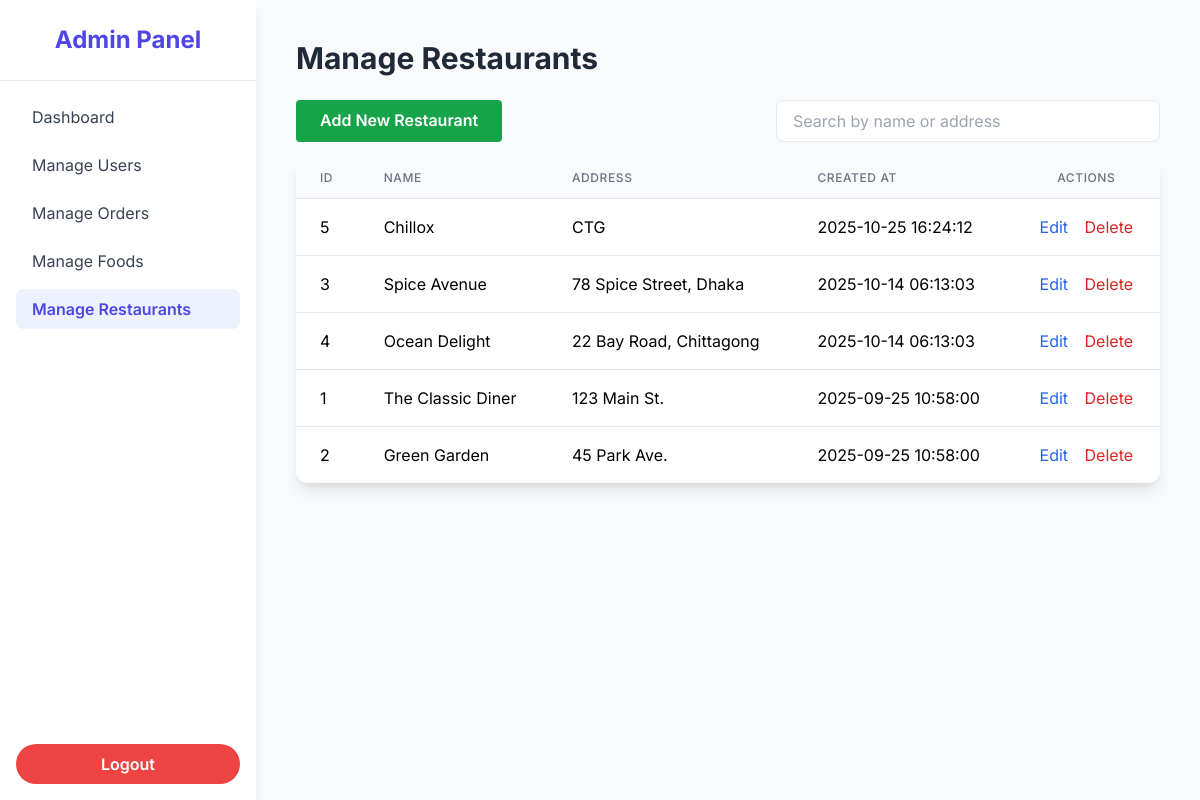
/admin/manage_restaurants.php (signed in), run on the app's committed database.
### tables this page shows
CREATE TABLE `restaurants` (
  `id` int(11) NOT NULL,
  `name` varchar(255) NOT NULL,
  `description` text DEFAULT NULL,
  `address` varchar(255) DEFAULT NULL,
  `created_at` timestamp NOT NULL DEFAULT current_timestamp(),
  `image` varchar(255) DEFAULT NULL,
  `image_url` varchar(500) DEFAULT NULL
);

### admin/manage_restaurants.php (the view, shortened to what this page needs)
<?php
require_once __DIR__ . '/../includes/config.php';
$restaurants = $conn->query("SELECT * FROM restaurants ORDER BY created_at DESC");
?>
<!DOCTYPE html>
<html lang="en">
<head>
    <script src="https://cdn.tailwindcss.com"></script>
</head>
<body class="bg-gray-50 min-h-screen flex">
    <aside class="bg-white shadow-lg w-64 flex-shrink-0 hidden md:flex flex-col">
        <div class="p-6 border-b border-gray-200">
            <h2 class="text-2xl font-bold text-indigo-600 text-center">Admin Panel</h2>
        </div>
        <nav class="flex-1 p-4 space-y-2">
            <a href="dashboard.php" class="block px-4 py-2 rounded-lg hover:bg-gray-100 text-gray-700">Dashboard</a>
            <a href="manage_users.php" class="block px-4 py-2 rounded-lg hover:bg-gray-100 text-gray-700">Manage
                Users</a>
            <a href="manage_orders.php" class="block px-4 py-2 rounded-lg hover:bg-gray-100 text-gray-700">Manage
                Orders</a>
            <a href="manage_foods.php" class="block px-4 py-2 rounded-lg hover:bg-gray-100 text-gray-700">Manage
                Foods</a>
            <a href="manage_restaurants.php"
                class="block px-4 py-2 rounded-lg bg-indigo-50 text-indigo-600 font-semibold hover:bg-indigo-100">Manage
                Restaurants</a>
        </nav>
        <div class="p-4">
            <a href="logout.php"
                class="w-full block bg-red-500 hover:bg-red-600 text-white text-center py-2 rounded-full font-semibold transition-all">Logout</a>
        </div>
    </aside>
    <div class="flex-1 flex flex-col">
        <main class="flex-1 p-6 md:p-10">
            <h1 class="text-3xl font-bold text-gray-800 mb-6">Manage Restaurants</h1>
            <div class="flex flex-col sm:flex-row justify-between mb-4 gap-4">
                <a href="add_restaurant.php"
                    class="px-6 py-2 bg-green-600 hover:bg-green-700 text-white rounded font-semibold">Add New
                    Restaurant</a>
                <input type="text" id="search" placeholder="Search by name or address"
                    class="flex-1 max-w-sm px-4 py-2 border rounded-lg focus:outline-none focus:ring-2 focus:ring-indigo-500">
            </div>
            <div class="overflow-x-auto bg-white shadow-lg rounded-xl">
                <table class="min-w-full divide-y divide-gray-200">
                    <thead class="bg-gray-50">
                        <tr>
                            <th class="px-6 py-3 text-left text-xs font-medium text-gray-500 uppercase tracking-wider">
                                ID</th>
                            <th class="px-6 py-3 text-left text-xs font-medium text-gray-500 uppercase tracking-wider">
                                Name</th>
                            <th class="px-6 py-3 text-left text-xs font-medium text-gray-500 uppercase tracking-wider">
                                Address</th>
                            <th class="px-6 py-3 text-left text-xs font-medium text-gray-500 uppercase tracking-wider">
                                Created At</th>
                            <th
                                class="px-6 py-3 text-center text-xs font-medium text-gray-500 uppercase tracking-wider">
                                Actions</th>
                        </tr>
                    </thead>
                    <tbody id="restaurant-list" class="bg-white divide-y divide-gray-200">
                        <?php while ($r = $restaurants->fetch_assoc()): ?>
                            <tr>
                                <td class="px-6 py-4 whitespace-nowrap"><?= htmlspecialchars($r['id']) ?></td>
                                <td class="px-6 py-4 whitespace-nowrap"><?= htmlspecialchars($r['name']) ?></td>
                                <td class="px-6 py-4 whitespace-nowrap"><?= htmlspecialchars($r['address']) ?></td>
                                <td class="px-6 py-4 whitespace-nowrap"><?= htmlspecialchars($r['created_at']) ?></td>
                                <td class="px-6 py-4 whitespace-nowrap text-center">
                                    <a href="edit_restaurant.php?id=<?= $r['id'] ?>"
                                        class="text-blue-600 hover:text-blue-900 mr-3">Edit</a>
                                    <a href="javascript:void(0);" onclick="deleteRestaurant(<?= $r['id'] ?>)"
                                        class="text-red-600 hover:text-red-900">Delete</a>
                                </td>
                            </tr>
                        <?php endwhile; ?>
                    </tbody>
                </table>
            </div>
        </main>
    </div>
</body>
</html>

### admin/manage_restaurants.php (style rules this page uses)
body { font-family: 'Inter', sans-serif; }

### data on the page
restaurants: id "5", name "Chillox", address "CTG", created_at "2025-10-25 16:24:12"
restaurants: id "3", name "Spice Avenue", address "78 Spice Street, Dhaka", created_at "2025-10-14 06:13:03"
restaurants: id "4", name "Ocean Delight", address "22 Bay Road, Chittagong", created_at "2025-10-14 06:13:03"
restaurants: id "1", name "The Classic Diner", address "123 Main St.", created_at "2025-09-25 10:58:00"
restaurants: id "2", name "Green Garden", address "45 Park Ave.", created_at "2025-09-25 10:58:00"
